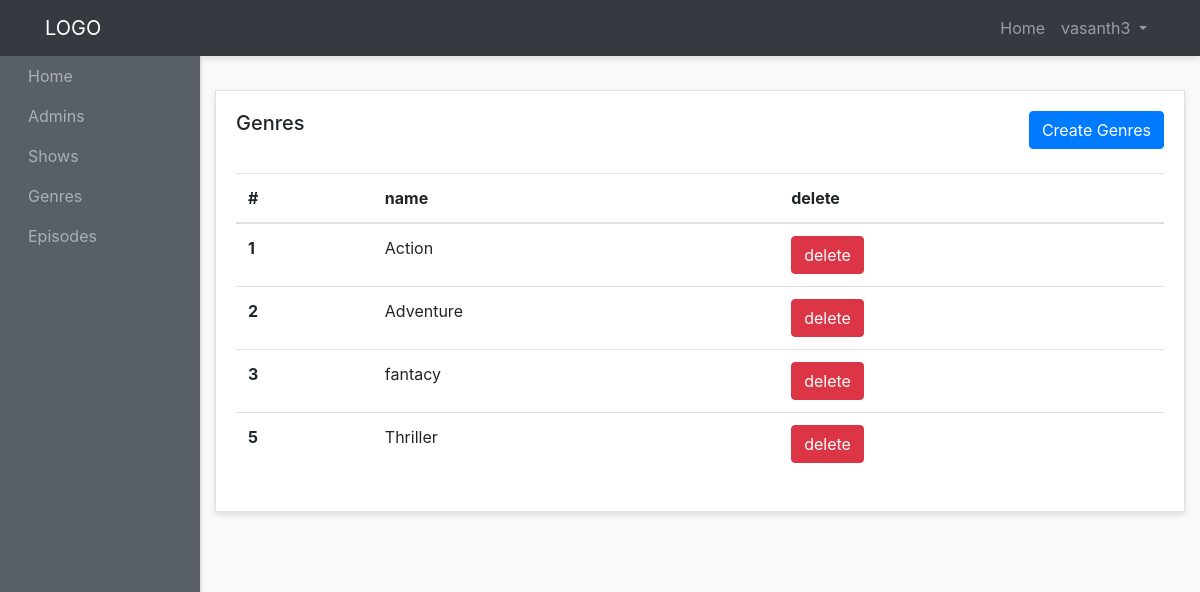
Screenshot of /admin-panel/genres-admins/show-genres.php (signed in) with the database file from the repository.
### tables this page shows
CREATE TABLE `genres` (
  `id` int(10) NOT NULL,
  `name` varchar(200) NOT NULL,
  `created_at` timestamp NOT NULL DEFAULT current_timestamp()
);

### admin-panel/genres-admins/show-genres.php (the view, shortened to what this page needs)
<?php require "../layouts/header.php" ?>
<?php require "../../config/config.php" ?>
<?php
$genre = $conn->query("SELECT * FROM genres");
$genre->execute();
$allGenre = $genre->fetchAll(PDO::FETCH_OBJ);
?>
<div class="row">
  <div class="col">
    <div class="card">
      <div class="card-body">
        <h5 class="card-title mb-4 d-inline">Genres</h5>
        <a href="<?php echo ADMINURL; ?>genres-admins/create-genres.php" class="btn btn-primary mb-4 text-center float-right">Create Genres</a>
        <table class="table">
          <thead>
            <tr>
              <th scope="col">#</th>
              <th scope="col">name</th>
              <th scope="col">delete</th>
            </tr>
          </thead>
          <tbody>
            <?php foreach ($allGenre as $genre) : ?>
              <tr>
                <th scope="row"><?php echo $genre->id ?></th>
                <td><?php echo $genre->name ?></td>
                <td><a href="delete-genres.php?name=<?php echo $genre->name ?>" class="btn btn-danger  text-center ">delete</a></td>
              </tr>
            <?php endforeach; ?>
          </tbody>
        </table>
      </div>
    </div>
  </div>
  <?php require "../layouts/footer.php" ?>>

### admin-panel/styles/style.css (style rules this page uses)
body { background:#f9f9f9; }
.card { margin-bottom: 15px; border-radius:0; box-shadow: 0 3px 5px rgba(0,0,0,.1); }

### rows the page displays
genres: id "1", name "Action"
genres: id "2", name "Adventure"
genres: id "3", name "fantacy"
genres: id "5", name "Thriller"

### other values shown
$_SESSION['adminname'] "vasanth3"
